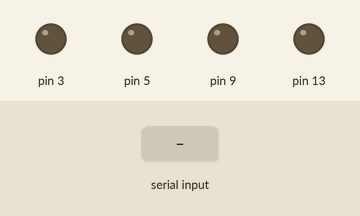
Recording of a sketch running on a simulated Arduino Uno, built with avr-gcc and run on an emulated ATmega328P. Shown: output pins drawn as LEDs (lit = HIGH). The inputs (shaded band) are chosen by the test bench.

Above: at 1.2 s.
1.3 s: "90,45\n" received over Serial
At 3.2 s:
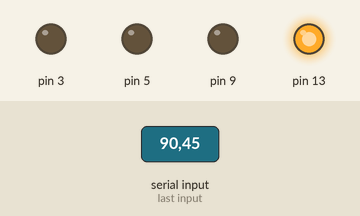
3.8 s: "5\n" received over Serial
Timing chart, 0 to 6.8 s (numbered marks = the images above; inputs shaded):
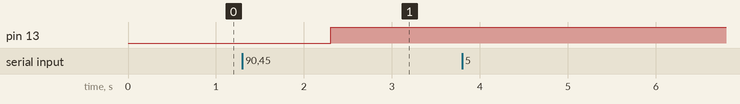

The sketch:

android-ardruino.ino
```cpp
int pin,value;
void setup()
{
  Serial.begin(9600);
  pinMode(13,OUTPUT);
  pinMode(3,OUTPUT);
  pin=value=0;
}

void loop()
{
  if (Serial.available()){
    String s = Serial.readString();
    Serial.setTimeout(10);
    pin = s.substring(0,1).toInt();
    value = s.substring(2).toInt();
//    Serial.print("pin: ");
//    Serial.print(pin);
//    Serial.print(",value: ");
//    Serial.print(value);
//    Serial.println();
  }
  if(pin>0){
    analogWrite(pin,value);
    digitalWrite(13,1);
  }
}
```

Measured:
- after the input at 1.3 s, pin 13: LOW → HIGH after 1.0 s
